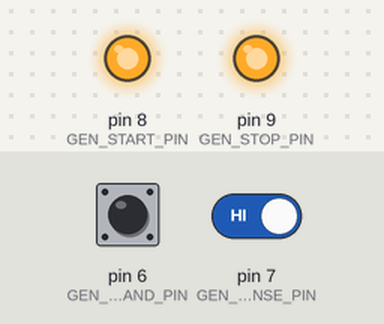
Simulated run of this sketch. Board: Arduino Uno, built with avr-gcc and run on an emulated ATmega328P. Shown: output pins drawn as LEDs (lit = HIGH). Inputs (shaded band) come from the test bench; at power-on: pin 6 (GEN_RUN_DEMAND_PIN) HIGH, pin 7 (GEN_RUN_SENSE_PIN) HIGH. What the sketch prints to the serial monitor is not drawn.

Above: at 1.2 s.
1.3 s: pin 6 (GEN_RUN_DEMAND_PIN) pulled LOW for 1 s
At 2.18 s:
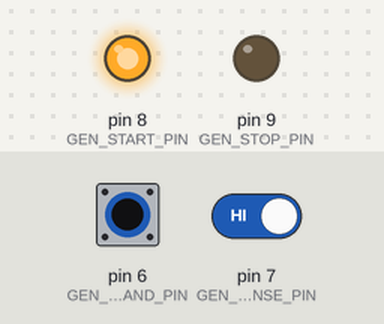
3.8 s: pin 6 (GEN_RUN_DEMAND_PIN) pulled LOW for 3.2 s
At 7.6 s:
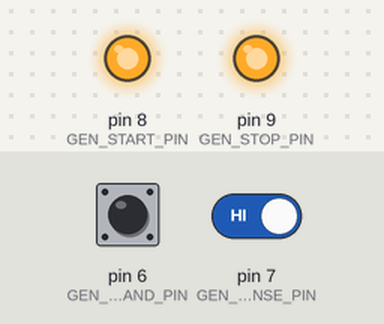
Timing chart, 0 to 9.1 s (numbered marks = the images above; inputs shaded):
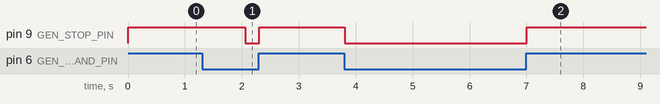

The sketch:

oneWireGenSet.ino
```cpp
/*
   Auto Gen Start for ONAN Quiet Diesel
   Provides interface for single wire GenSet control from Cerbo GX
   NOTE: Active-Low inputs

       by: Michael J. Kidd <linuxkidd@gmail.com>
  Version: 1.0
     Date: 2023-06-21
  https://github.com/linuxkidd/oneWireGenSet

*/

/*
 * - Start process:
 *     1. Stop for 10 seconds
 *     2. Pause 4 seconds
 *     3. Start for 20 seconds or until Running indication
 *     4. Delay 2 minutes on failure, then retry up to 3 times
 *     5. Monitor for 20 seconds and attempt to restart if dies
 * - Stop process:
 *     1. Stop for 10 seconds
 */

/*
 * Uncomment the DEBUG define to get copious output on the serial line
 * to help troubleshoot logic issues.
 */

// #define DEBUG

const unsigned int GEN_STOP_PIN        = 9;
const unsigned int GEN_START_PIN       = 8;
const unsigned int GEN_RUN_SENSE_PIN   = 7;
const unsigned int GEN_RUN_DEMAND_PIN  = 6;

const unsigned int START_MAX_TRIES        = 3;
const unsigned int RUN_DEBOUNCE_MILLIS    = 1000;
const unsigned int DEMAND_DEBOUNCE_MILLIS = 750;
// RUN_DEBOUNCE_MILLIS    == how long the 'run' input must be active before considering the GenSet as running.
// DEMAND_DEBOUNCE_MILLIS == how long the 'demand' input must be active before triggering the GenSet start sequence.

/* ############################################
 *   Variables below this point are used
 *   internally and should not be changed.
 * ############################################
 */

const unsigned int RELAY_ON  = 0;
const unsigned int RELAY_OFF = 1;
const boolean  INPUT_ACTIVE  = LOW;

//                               START STEP:  0,     1,    2,     3,      4,     5
const unsigned long START_STEP_MILLIS[7]  = { 0, 10000, 4000, 20000, 120000, 20000 };
const unsigned int START_STEPS[7][3] = {
  // STOP_RELAY, START_RELAY
  { RELAY_OFF, RELAY_OFF }, // Step 0
  { RELAY_ON , RELAY_OFF }, // Step 1
  { RELAY_OFF, RELAY_OFF }, // Step 2
  { RELAY_OFF, RELAY_ON  }, // Step 3
  { RELAY_OFF, RELAY_OFF }, // Step 4
  { RELAY_OFF, RELAY_OFF }  // Step 5
};
const unsigned long STOP_MILLIS = 10000;

#ifdef DEBUG
const char onoff[2][4] = { " On", "Off" };
const char    yn[2][4] = { " No", "Yes" };
#endif // DEBUG

const unsigned long REPORT_INTERVAL = 1000;
unsigned long LAST_REPORT = 0;

void readPins();
void sendReport();
void startGen();
void stopGen();
void checkGenState();

typedef struct {
  boolean runDemand        = false;
  unsigned long runDemand_millis = 0;

  boolean isRunning        = false;
  unsigned long isRunning_millis = 0;

  boolean tryingToStart    = false;
  boolean startFailed      = false;
  unsigned int startStep   = 0;
  unsigned int startTries  = 0;
  unsigned long startStep_millis = 0;

  boolean tryingToStop      = false;
  unsigned long stopStep_millis  = 0;
} genState;

genState gen;

void setup() {
  Serial.begin(115200);
  Serial.println();
  Serial.println("GenSet Interface v1.0");
  Serial.println("https://github.com/linuxkidd/oneWireGenSet");
  Serial.println();
  Serial.print(millis());
  Serial.println(": Starting PIN Config");

  pinMode(GEN_STOP_PIN, OUTPUT);
  digitalWrite(GEN_STOP_PIN , RELAY_OFF);

  pinMode(GEN_START_PIN, OUTPUT);
  digitalWrite(GEN_START_PIN, RELAY_OFF);

  pinMode(GEN_RUN_SENSE_PIN , INPUT_PULLUP);
  pinMode(GEN_RUN_DEMAND_PIN, INPUT_PULLUP);

  Serial.print(millis());
  Serial.println(": PIN Config complete");
}

void loop() {
  readPins();
  checkGenState();
  delay(50);
  if(millis() - LAST_REPORT > REPORT_INTERVAL)
    sendReport();
}

void sendReport() {
#ifdef DEBUG
  Serial.print(millis());          Serial.print(": ");
  Serial.print("runDemand: ");     Serial.print(yn[gen.runDemand]);
  Serial.print(", isRunning: ");   Serial.print(yn[gen.isRunning]);
  Serial.print(", startFailed: "); Serial.print(yn[gen.startFailed]);
  Serial.print(", startTries: ");  Serial.print(gen.startTries);
  Serial.print(", startRelayOn: ");  Serial.print(onoff[digitalRead(GEN_START_PIN)]);
  Serial.print(", stopRelayOn: ");   Serial.print(onoff[digitalRead( GEN_STOP_PIN)]);
  if(gen.tryingToStart)
  {
    Serial.print(", tryingToStart: "); Serial.print(yn[gen.tryingToStart]);
    Serial.print(", startStep: "); Serial.print(gen.startStep);
    Serial.print(", startStep_millis: "); Serial.print(gen.startStep_millis);
    Serial.print(" ( "); Serial.print(START_STEP_MILLIS[gen.startStep] - (millis()-gen.startStep_millis)); Serial.print(" ) ");
  }

  if(gen.tryingToStop)
  {
    Serial.print(", tryingToStop: "); Serial.print(yn[gen.tryingToStop]);
    Serial.print(", stopStep_millis: "); Serial.print(gen.stopStep_millis);
    Serial.print(" ( "); Serial.print(STOP_MILLIS - ( millis()-gen.stopStep_millis )); Serial.print(" )");
  }
  Serial.println();
#endif // DEBUG
  LAST_REPORT=millis();
}

void readPins() {
  if(digitalRead(GEN_RUN_SENSE_PIN) == INPUT_ACTIVE)
  {
    if(gen.isRunning_millis != 0) {
      if(!gen.isRunning && ( millis() - gen.isRunning_millis > RUN_DEBOUNCE_MILLIS ))
      {
        gen.isRunning = true;
        gen.isRunning_millis = 0;
        sendReport();
      }
    }
    else
      gen.isRunning_millis = millis();
  }
  else
  {
    if(gen.isRunning)
    {
      gen.isRunning = false;
      gen.isRunning_millis = 0;
      sendReport();
    }
  }

  if(digitalRead(GEN_RUN_DEMAND_PIN) == INPUT_ACTIVE)
  {
    if(gen.runDemand_millis != 0)
    {
      if(!gen.runDemand && ( millis() - gen.runDemand_millis > DEMAND_DEBOUNCE_MILLIS))
      {
        gen.runDemand=true;
        startGen();
        sendReport();
      }
    }
    else
      gen.runDemand_millis = millis();
  }
  else
  {
    if(gen.runDemand)
    {
      gen.runDemand=false;
      stopGen();
      sendReport();
    }
  }
}

void startGen() {
  if(!gen.isRunning)
  {
    gen.tryingToStart    = true;
    gen.startStep        = 1;
    gen.startTries++;
    gen.startStep_millis = millis();
    digitalWrite(GEN_START_PIN, START_STEPS[gen.startStep][1]);
    digitalWrite(GEN_STOP_PIN,  START_STEPS[gen.startStep][0]);
  } // !gen.isRunning
  else
  { // gen.isRunning
    digitalWrite(GEN_START_PIN, RELAY_OFF);
    digitalWrite(GEN_STOP_PIN,  RELAY_OFF);
    gen.startFailed      = false;
    gen.startStep        = 0;
    gen.startStep_millis = 0;
    gen.tryingToStart    = false;
  }
}

void stopGen() {
  if(gen.isRunning) {
    digitalWrite(GEN_START_PIN, RELAY_OFF);
    digitalWrite(GEN_STOP_PIN , RELAY_ON );
    gen.tryingToStop     = true;
    gen.stopStep_millis  = millis();
  } // gen.isRunning
  else
  {
    digitalWrite(GEN_START_PIN, RELAY_OFF);
    digitalWrite(GEN_STOP_PIN , RELAY_OFF);
  }
  gen.startFailed      = false;
  gen.startTries       = 0;
  gen.startStep        = 0;
  gen.startStep_millis = 0;
  gen.tryingToStart    = false;
}

/*
 * - Start process:
 *     1. Stop for 10 seconds
 *     2. Pause 4 seconds
 *     3. Start for 20 seconds or until Running indication
 *     4. Delay 2 minutes on failure, then retry up to 3 times total
 * - Stop process:
 *     1. Stop for 10 seconds
 */

void checkGenState() {
  if(gen.runDemand)
  {
    if(!gen.isRunning && !gen.startFailed)
    {
      if(gen.tryingToStart)
      {
        if(gen.startStep<=3)
        {
          if(millis() - gen.startStep_millis > START_STEP_MILLIS[gen.startStep])
          {
            gen.startStep++;
            gen.startStep_millis=millis();
            digitalWrite(GEN_STOP_PIN,START_STEPS[gen.startStep][0]);
            digitalWrite(GEN_START_PIN,START_STEPS[gen.startStep][1]);
            if(gen.startStep==4)
            {
              if(gen.startTries >= 3)
              {
                gen.startFailed      = true;
                gen.startStep        = 0;
                gen.startStep_millis = 0;
                gen.tryingToStart    = false;
              } // gen.startTries >= 3
            } // gen.startStep == 4
            sendReport();
          } // millis() - gen.startStep_millis > START_STEP_MILLIS[gen.startStep]
        } // gen.startStep<=3
        else if(gen.startStep==4)
        {
          // 4. Delay 2 minutes on failure, then retry up to 3 times total
          if(millis() - gen.startStep_millis > START_STEP_MILLIS[gen.startStep]) {
            startGen();
          }
        } // gen.startStep==4
        else if(gen.startStep==5)
        { // Only here if GenSet started, then died inside 10 seconds
          gen.startStep = 4;
          gen.startStep_millis = millis();
        }
      } // gen.tryingToStart
    } // !gen.isRunning && !gen.startFailed
    else if(gen.isRunning)
    {
      if(gen.tryingToStart)
      {
        if( digitalRead(GEN_START_PIN) == RELAY_ON )
        {
          digitalWrite(GEN_STOP_PIN , RELAY_OFF);
          digitalWrite(GEN_START_PIN, RELAY_OFF);
          gen.startFailed      = false;
          gen.startStep        = 5;
          gen.startStep_millis = millis();
        } // digitalRead(GEN_START_PIN) == RELAY_ON
        else if(gen.startStep == 5)
        {
          if( millis() - gen.startStep_millis > START_STEP_MILLIS[gen.startStep] )
          { // If GenSet stayed running more than 10 seconds, clear final checks
            gen.startStep_millis = 0;
            gen.startStep        = 0;
            gen.tryingToStart    = false;
          }
        } // gen.startStep == 5
        else
        { // GenSet started without providing Start signal? Maybe manual start?
          digitalWrite(GEN_STOP_PIN , RELAY_OFF);
          digitalWrite(GEN_START_PIN, RELAY_OFF);
          gen.startFailed      = false;
          gen.startStep        = 5;
          gen.startStep_millis = millis();
        }
      } // gen.tryingToStart
    } // gen.isRunning
  } // gen.runDemand
  else if(gen.tryingToStop)
  { // gen.tryingToStop
    if(millis() - gen.stopStep_millis > STOP_MILLIS || digitalRead(GEN_STOP_PIN) != RELAY_ON) {
      digitalWrite(GEN_STOP_PIN , RELAY_OFF);
      digitalWrite(GEN_START_PIN, RELAY_OFF);
      gen.tryingToStop    = false;
      gen.stopStep_millis = 0;
    }
  }
}
/*********************************************************************************************************
  END FILE
*********************************************************************************************************/
```

Measured:
- after the input at 1.3 s, pin 9 (GEN_STOP_PIN): HIGH → LOW after 0.76 s, → HIGH 0.25 s later
- after the input at 3.8 s, pin 9 (GEN_STOP_PIN): HIGH → LOW at once, → HIGH 3.2 s later
